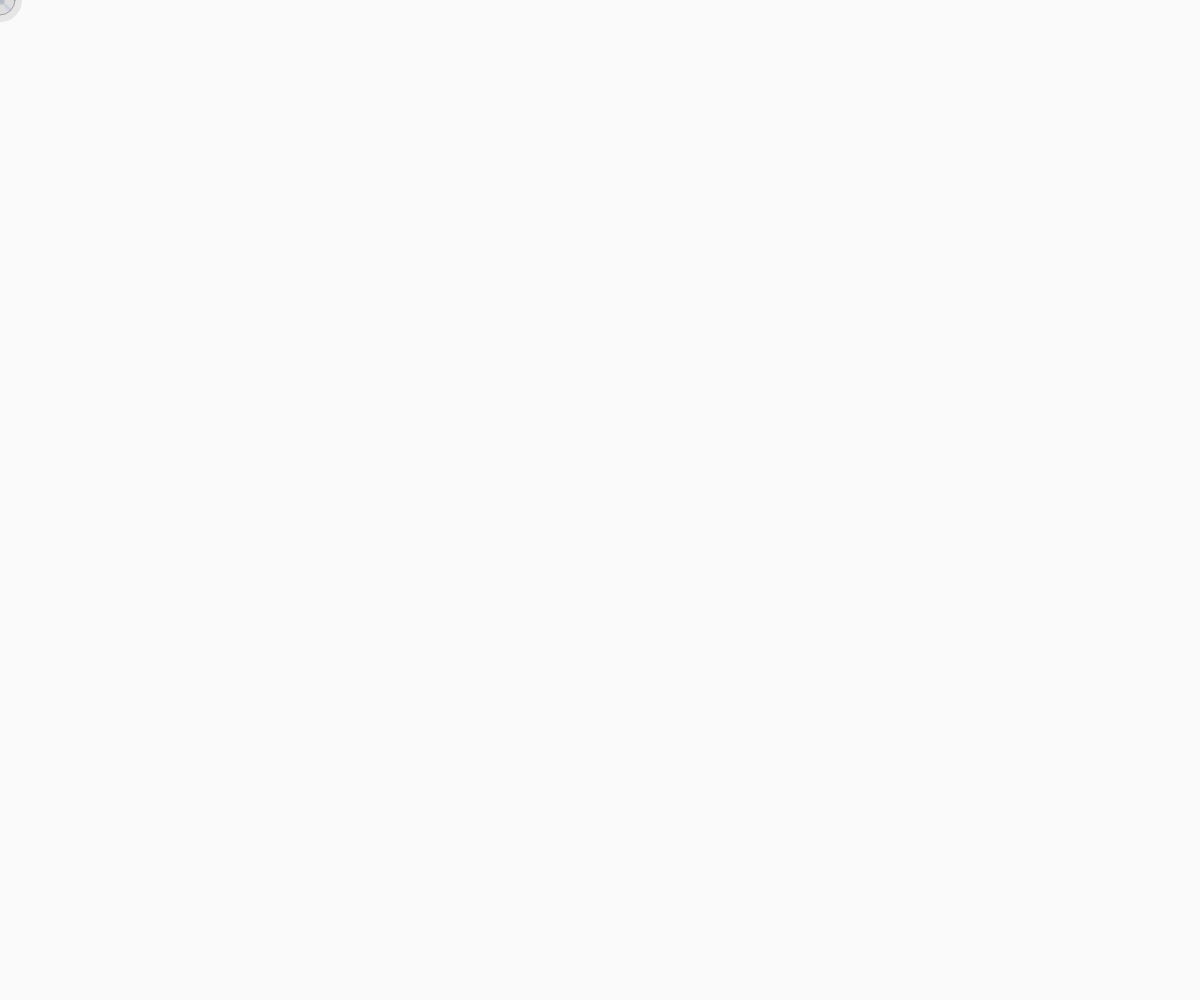
Frame 1 (no input)
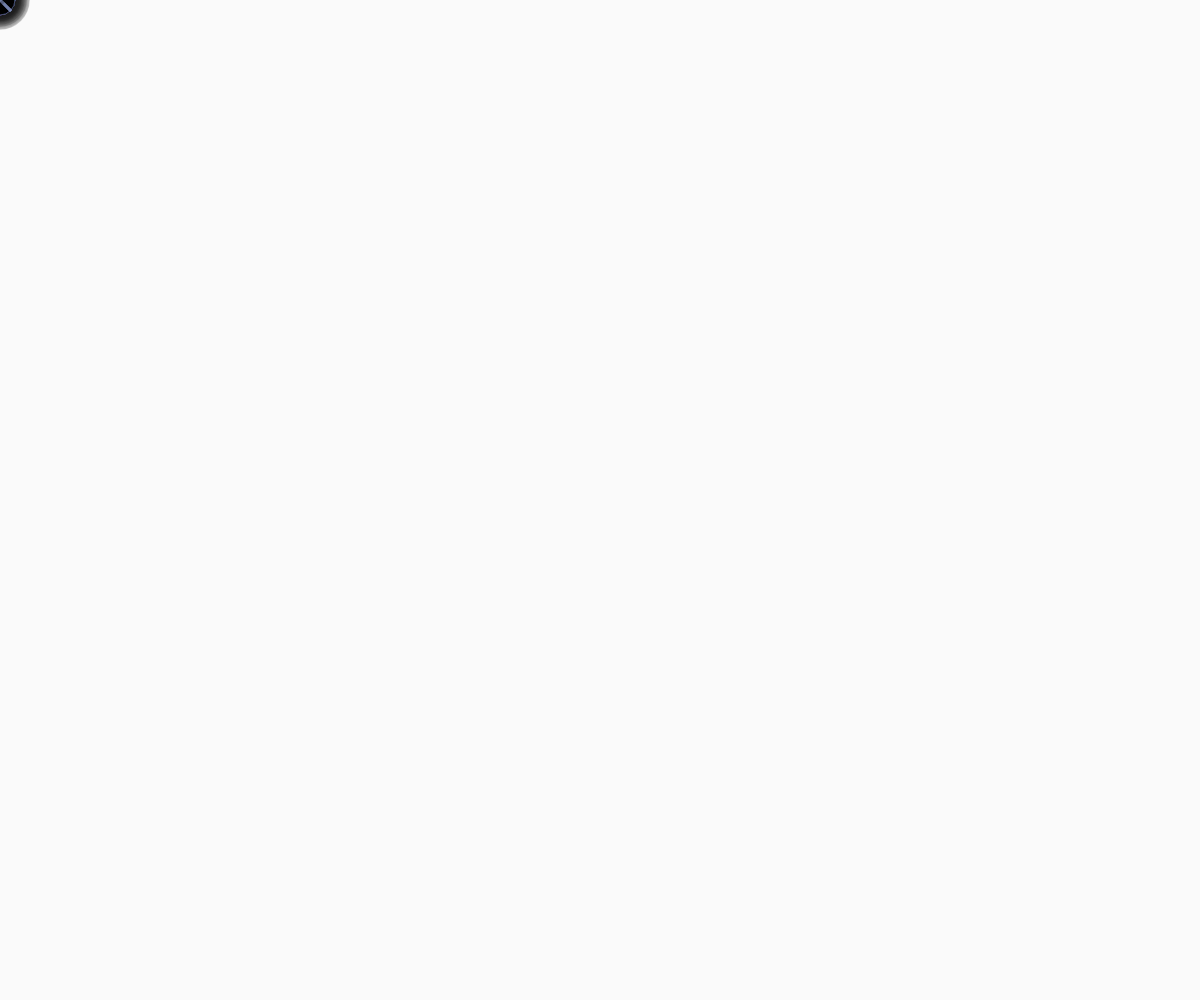
Frame 60 (no input)
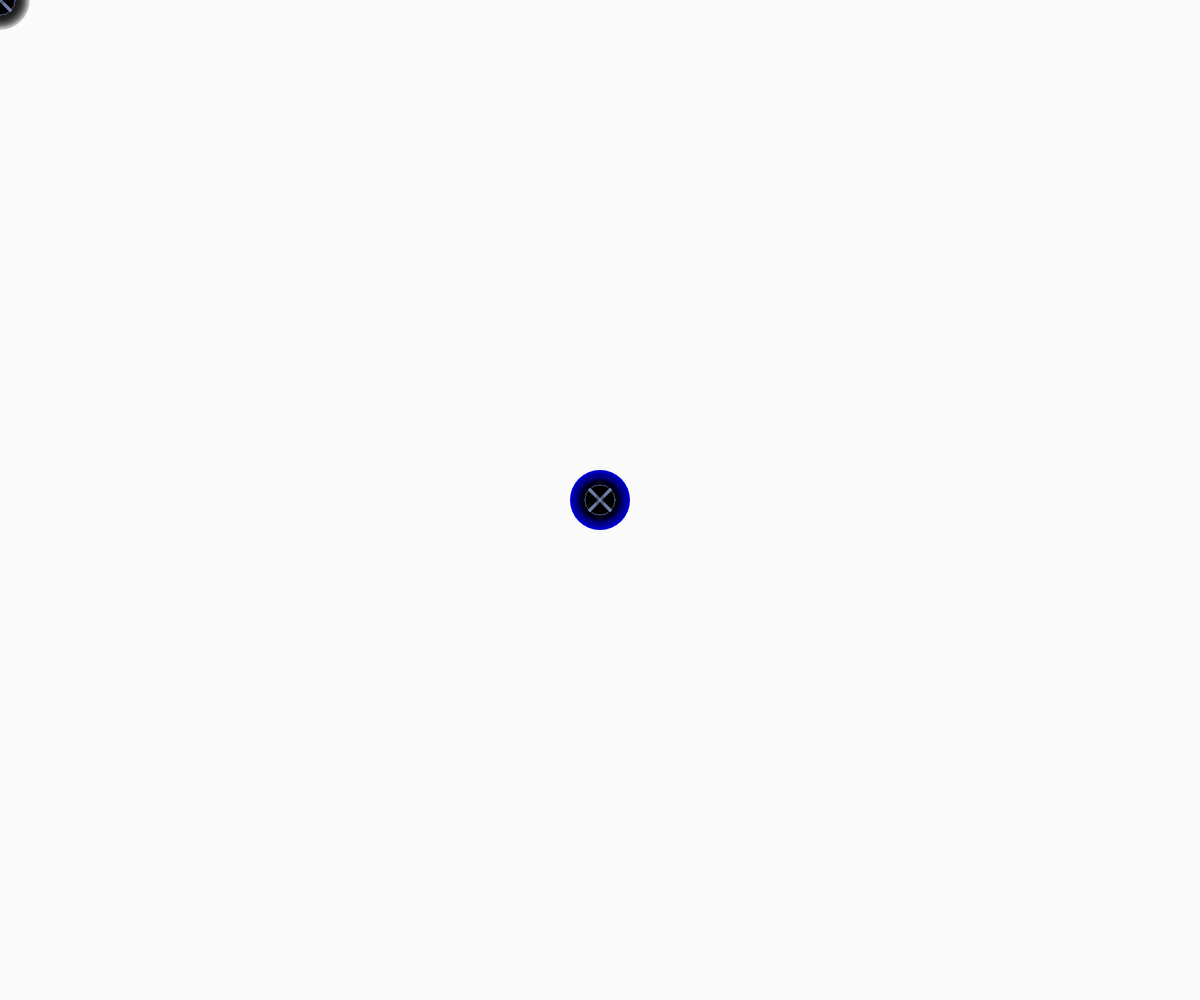
Frame 120 (the mouse pressed at the canvas centre since frame 60)

The p5.js sketch that drew these frames (run headless with seeded random() and noise() and a simulated clock; from frame 60 on, the mouse is pressed at the canvas centre):

// p5.js sketch
// ── sketch.js
//wen weng
//start the sketch to draw, and press mouse to stamp a blue
function setup() {
  createCanvas(windowWidth, windowHeight);
  background(250);
  frameRate(80)
}
function draw() {
  strokeWeight(0);
  fill(5, 30);
  circle(mouseX, mouseY, 10);
  strokeWeight(0.3);
  fill(10, 10);
  circle(mouseX, mouseY, 30);
  strokeWeight(0);
  fill(0, 20);
  circle(mouseX, mouseY, random(5, 60));
  stroke(150, 166, 218,60);
  strokeWeight(3);
  line(mouseX - 10, mouseY - 10, mouseX + 10, mouseY + 10);
  line(mouseX + 10, mouseY - 10, mouseX - 10, mouseY + 10);
}
 function mousePressed() {
  fill('blue')
  strokeWeight(0)
  circle(mouseX,mouseY,60)
}
